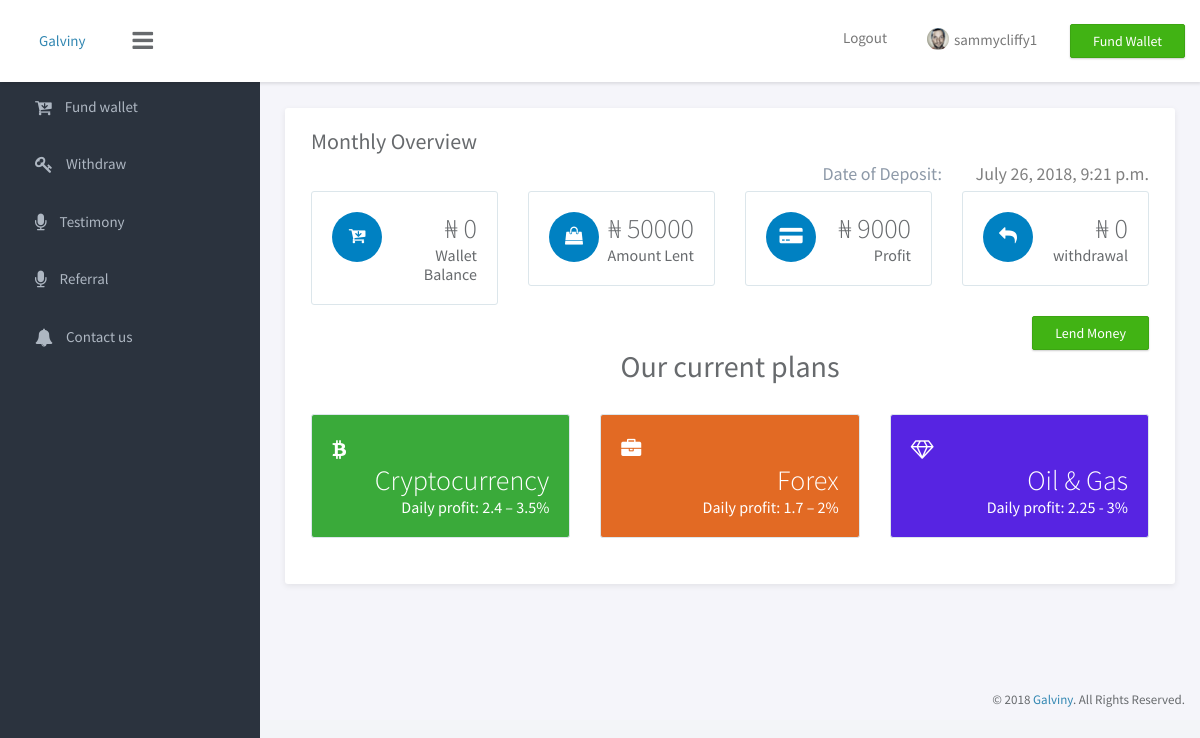
/profile/ (signed in), run on an earlier commit of the app's database.
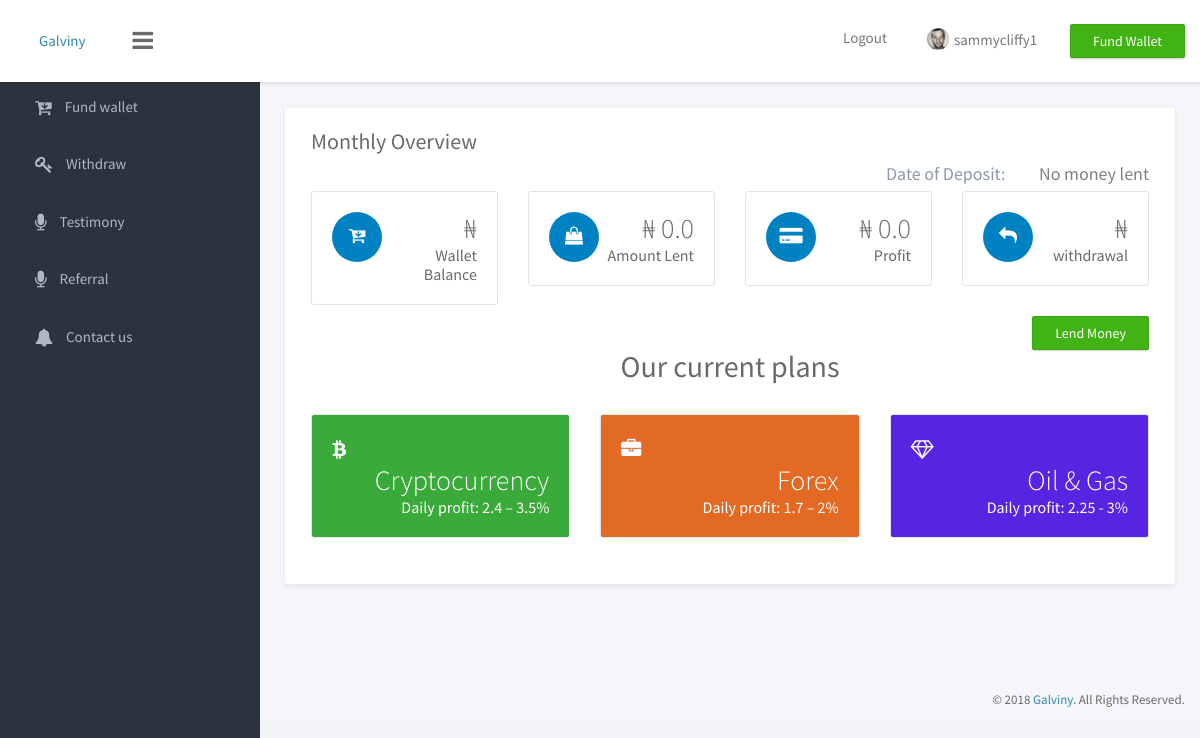
And on a later commit of the database.
### app/models.py (models this page shows, shortened)
class Cryptocurrency(models.Model):
    username = models.CharField(max_length = 255, null = True)
    choice = models.PositiveIntegerField( null = True)
    lent = models.CharField(max_length = 255, blank=True, )
    confirmed = models.BooleanField(default=False)
    profit = models.PositiveIntegerField(null=True, default=0)
    deposit_date = models.DateTimeField(auto_now=True)
    lend_date = models.DateTimeField(null=True, blank=True)
    amount_lent = models.PositiveIntegerField(null=True, default=0)
    previous_withdraw = models.PositiveIntegerField(null = True, default = 0)
    logistics = models.PositiveIntegerField(null = True, default = 0)

### app/views.py (the view, shortened to what this page needs)
# urls.py: url(r'^profile/$', views.profile, name='profile'),
@login_required
def profile(request):
    try:
        profile = Cryptocurrency.objects.get(username = request.user.username)
        if profile.lent == 'True':
            paid_date = profile.lend_date
            choice = profile.choice
            end_date = paid_date + timedelta(days=5)
            current_day = timezone.now()
            profit_days = current_day - paid_date
            profit_days = profit_days.days
            before_ten_days = profile.lend_date + timedelta(days=10)
            current_date = timezone.now()
            if paid_date <= end_date:
                    if profile.amount_lent == 50000:
                        profit = 1200 * profit_days - profile.previous_withdraw - profile.logistics
                        Cryptocurrency.objects.filter(username = request.user.username).update(
                            profit = profit
                        )
                        data = {
                                        'wallet_balance':profile.choice,
                                        'date':paid_date,
                                        'profit':profile.profit,
                                        'amount':profile.amount_lent,
                                        'withdrawal':profile.previous_withdraw + profile.logistics
                                    }
                        return render(request, 'app/profile.html', data)
            else:
                Cryptocurrency.objects.get(username = request.user.username).delete()
    except ObjectDoesNotExist:
        pass
    data = {
                    'amount':0.00,
                    'date':'No money lent',
                    'profit':0.00
                }
    return render(request, 'app/profile.html', data)

### app/templates/app/profile.html (shortened to what this page needs)
{% load staticfiles %}
<!doctype html>
<html lang="en">
<head>
	<link rel="stylesheet" href="https://cdnjs.cloudflare.com/ajax/libs/font-awesome/4.7.0/css/font-awesome.min.css">
	<link rel="stylesheet" href="{% static 'app/css/bootstrap.min.css'%}">
	<link rel="stylesheet" href="{% static 'app/css/font-awesome.min.css'%}">
	<link rel="stylesheet" href="{% static 'app/css/lineariconstyle.css'%}">
	<link rel="stylesheet" href="{% static 'app/css/main.css'%}">
</head>
<body>
	<div id="wrapper">
		<nav class="navbar navbar-default navbar-fixed-top">
			<div class="brand">
				<a href="index.html">Galviny</a>
			</div>
			<div class="container-fluid">
				<div class="navbar-btn">
					<button type="button" class="btn-toggle-fullwidth"><i class="fa fa-bars"></i></button>
				</div>
				<div class="navbar-btn navbar-btn-right">
					<a class="btn btn-success update-pro" href="{% url 'fundwallet' %}"> <span>Fund Wallet</span></a>
				</div>
				<div id="navbar-menu">
					<ul class="nav navbar-nav navbar-right">
						<li class="dropdown">
							<a href="{% url 'logout'%}" >Logout</a>
						</li>
						<li class="dropdown">
							<a href="#" class="dropdown-toggle" data-toggle="dropdown"><img src="{% static 'app/img/user.png'%}" class="img-circle" alt="Avatar"> <span>{{user.username}}</span> <i class="icon-submenu lnr lnr-chevron-down"></i></a>
						</li>
					</ul>
				</div>
			</div>
		</nav>
		<div id="sidebar-nav" class="sidebar">
			<div class="sidebar-scroll">
				<nav>
					<ul class="nav">
						<li><a href="{% url 'fundwallet' %}" class=""><i class="fa fa-cart-arrow-down"></i> <span>Fund wallet</span></a></li>
						<li><a href="{% url 'withdrawal' %}" class=""><i class="fa fa fa-key"></i> <span>Withdraw</span></a></li>
						<li><a href="{% url 'testimony'%} " class=""><i class="fa fa-microphone"></i> <span>Testimony</span></a></li>
						<li><a href="{% url 'referrer'%} " class=""><i class="fa fa-microphone"></i> <span>Referral</span></a></li>
						<li><a href="{% url 'index' %}" target = "_blank" class=""><i class="fa fa-bell"></i> <span>Contact us</span></a></li>
					</ul>
				</nav>
			</div>
		</div>
		<div class="main">
			<div class="main-content">
				<div class="container-fluid">
					<div class="panel panel-headline">
						<div class="panel-heading">
							<h3 class="panel-title">Monthly Overview</h3>
							<p class="panel-subtitle" style=" font-size:18px; float:right">Date of Deposit: <span style="color:grey; padding-left:30px;">{{date}}</span></p>
						</div>
						<div class="panel-body">
							<div class="row">
								<div class="col-md-3">
									<div class="metric">
										<span class="icon"><i class="fa fa-cart-arrow-down"></i></span>
										<p>
											<span class="number">&#8358; {{wallet_balance}}</span>
											<span class="title">Wallet Balance</span>
										</p>
									</div>
								</div>
								<div class="col-md-3">
									<div class="metric">
										<span class="icon"><i class="fa fa-shopping-bag"></i></span>
										<p>
											<span class="number">&#8358; {{amount}}</span>
											<span class="title">Amount Lent</span>
										</p>
									</div>
								</div>
								<div class="col-md-3">
									<div class="metric">
										<span class="icon"><i class="fa fa-credit-card-alt"></i></span>
										<p>
											<span class="number">&#8358; {{profit}}</span>
											<span class="title">Profit</span>
										</p>
									</div>
								</div>
								<div class="col-md-3">
									<div class="metric">
										<span class="icon"><i class="fa fa-reply"></i></span>
										<p>
											<span class="number">&#8358; {{withdrawal}}</span>
											<span class="title">withdrawal</span>
										</p>
									</div>
									<form action="" id="lend_form">
										<input type="submit" class="btn btn-success" style="float:right" value="Lend Money">
									</form>
								</div>
								<h2 style="text-align:center">Our current plans</h2><br>
								<div class="col-md-4">
									<div class="metric" style="background-color:rgb(58, 170, 58)">
										<span  style="color:white; font-size:20px;"><i class="fa fa-btc"></i></span>
										<p>
											<span class="number" style="color:white;">Cryptocurrency</span>
											<span class="title" style="color:white;">Daily profit: 2.4 – 3.5%</span>
										</p>
									</div>
								</div>
								<div class="col-md-4">
									<div class="metric" style="background-color:rgb(226, 106, 36)">
										<span style="color:white; font-size:20px;color:ehite"><i class="fa fa-briefcase"></i></span>
										<p>
											<span class="number" style="color:white;">Forex</span>
											<span class="title" style="color:white;">Daily profit: 1.7 – 2%</span>
										</p>
									</div>
								</div>
								<div class="col-md-4">
									<div class="metric" style="background-color:rgb(87, 36, 226)">
										<span style="color:white; font-size:20px;color:white"><i class="fa fa-diamond"></i></span>
										<p>
											<span class="number" style="color:white;">Oil &amp; Gas</span>
											<span class="title" style="color:white;">Daily profit: 2.25 - 3%</span>
										</p>
									</div>
								</div>
							</div>
						</div>
					</div>
		<footer>
			<div class="container-fluid">
				<p class="copyright">&copy; 2018 <a href="index.html" target="_blank">Galviny</a>. All Rights Reserved.</p>
			</div>
		</footer>
	</div>
</body>
</html>

What changed in the data, as far as the page shows it:
removed Cryptocurrency: lend_date "July 26, 2018, 9:21 p.m."
Also different on the page:
{{ date }}: (not shown) → "No money lent"
{{ amount }}: "50000" → "0.0"
{{ profit }}: "9000" → "0.0"
{{ wallet_balance }}: "0" → (not shown)
{{ withdrawal }}: "0" → (not shown)
